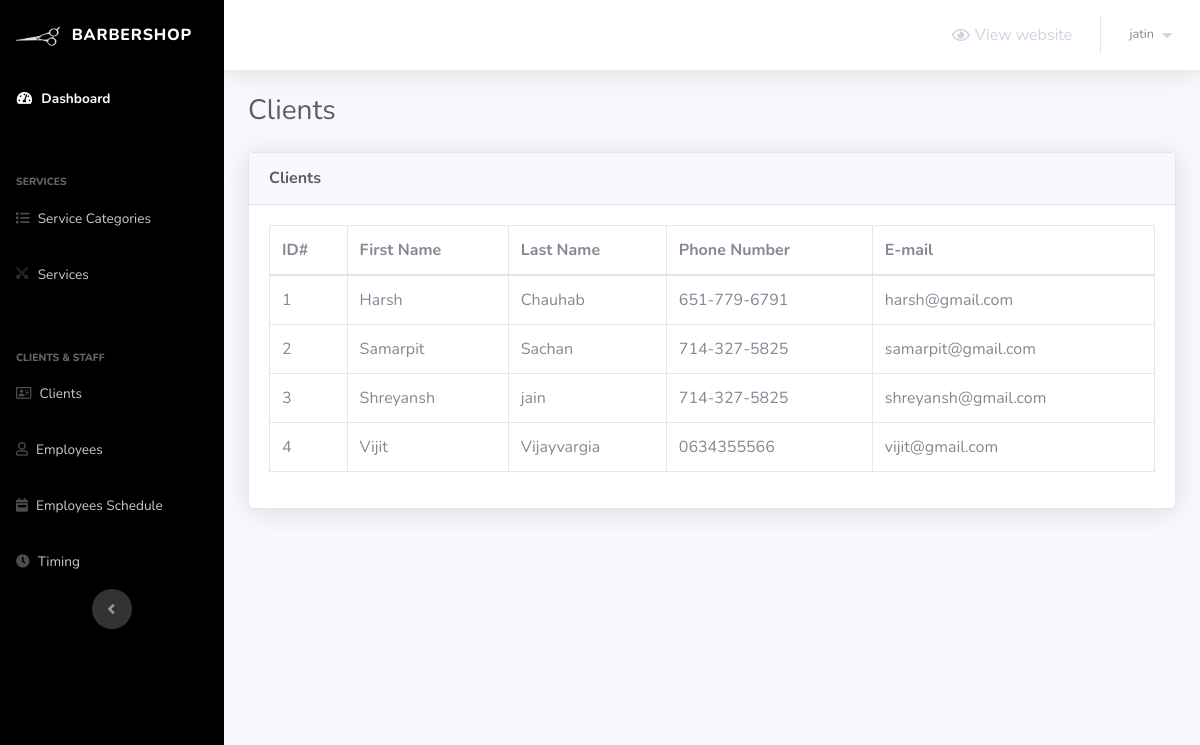
Screenshot of /barber-admin/clients.php (signed in) with the database file from the repository.
### tables this page shows
CREATE TABLE `clients` (
  `client_id` int(5) NOT NULL,
  `first_name` varchar(30) NOT NULL,
  `last_name` varchar(30) NOT NULL,
  `phone_number` varchar(30) NOT NULL,
  `client_email` varchar(50) NOT NULL
);

### barber-admin/clients.php (the view, shortened to what this page needs)
<?php
    include 'connect.php';
    include 'Includes/templates/header.php';
    if(isset($_SESSION['username_barbershop_Xw211qAAsq4']) && isset($_SESSION['password_barbershop_Xw211qAAsq4']))
    {
?>
        <div class="container-fluid">
            <div class="d-sm-flex align-items-center justify-content-between mb-4">
                <h1 class="h3 mb-0 text-gray-800">Clients</h1>
            </div>
            <?php
                $stmt = $con->prepare("SELECT * FROM clients");
                $stmt->execute();
                $rows_clients = $stmt->fetchAll();
            ?>
            <div class="card shadow mb-4">
                <div class="card-header py-3">
                    <h6 class="m-0 font-weight-bold text-dark">Clients</h6>
                </div>
                <div class="card-body">
                    <div class="table-responsive">
                        <table class="table table-bordered">
                            <thead>
                                <tr>
                                    <th scope="col">ID#</th>
                                    <th scope="col">First Name</th>
                                    <th scope="col">Last Name</th>
                                    <th scope="col">Phone Number</th>
                                    <th scope="col">E-mail</th>
                                </tr>
                            </thead>
                            <tbody>
                                <?php
                                    foreach($rows_clients as $client)
                                    {
                                        echo "<tr>";
                                            echo "<td>";
                                                echo $client['client_id'];
                                            echo "</td>";
                                            echo "<td>";
                                                echo $client['first_name'];
                                            echo "</td>";
                                            echo "<td>";
                                                echo $client['last_name'];
                                            echo "</td>";
                                            echo "<td>";
                                                echo $client['phone_number'];
                                            echo "</td>";
                                            echo "<td>";
                                                echo $client['client_email'];
                                            echo "</td>";
                                        echo "</tr>";
                                    }
                                ?>
                            </tbody>
                        </table>
                    </div>
                </div>
            </div>
        </div>
<?php
        include 'Includes/templates/footer.php';
    }
    else
    {
        header('Location: login.php');
        exit();
    }
?>

### rows the page displays
clients: client_id "1", first_name "Harsh", last_name "Chauhab", phone_number "651-779-6791", client_email "harsh@gmail.com"
clients: client_id "2", first_name "Samarpit", last_name "Sachan", phone_number "714-327-5825", client_email "samarpit@gmail.com"
clients: client_id "3", first_name "Shreyansh", last_name "jain", phone_number "714-327-5825", client_email "shreyansh@gmail.com"
clients: client_id "4", first_name "Vijit", last_name "Vijayvargia", phone_number "0634355566", client_email "vijit@gmail.com"

### other values shown
$_SESSION['username_barbershop_Xw211qAAsq4'] "jatin"
